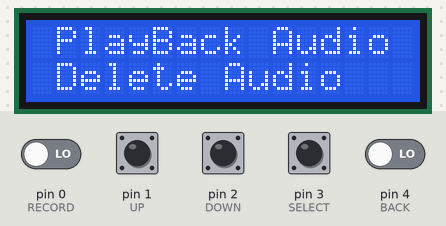
Bench run of a sketch on a simulated Arduino Uno, built with avr-gcc and run on an emulated ATmega328P. Parts: 16×2 character LCD. Inputs (shaded band) come from the test bench; at power-on: pin 0 (RECORD), pin 1 (UP), pin 2 (DOWN), pin 3 (SELECT), pin 4 (BACK) LOW.

Above: at 2.3 s.
2.4 s: pin 0 (RECORD) driven HIGH
At 2.62 s:
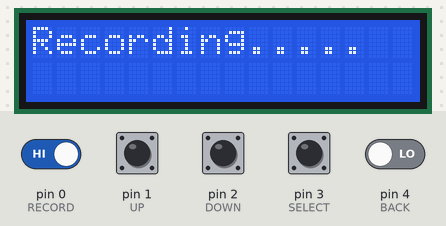
4.0 s: pin 0 (RECORD) driven LOW
At 4.8 s:
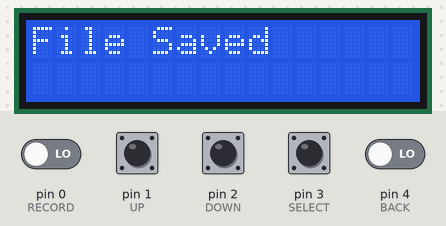
6.5 s: pin 1 (UP) pulled HIGH for 0.15 s
At 7.1 s:
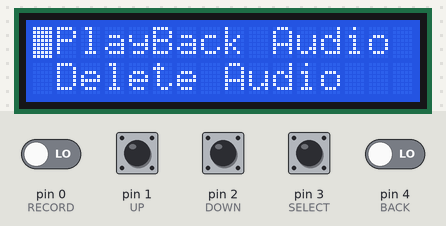
8.1 s: pin 3 (SELECT) pulled HIGH for 0.15 s
At 8.9 s:
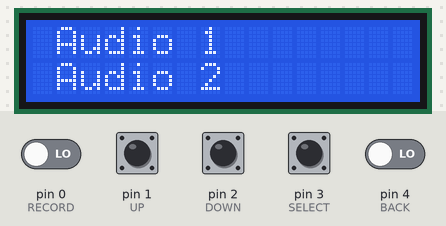
9.7 s: pin 2 (DOWN) pulled HIGH for 0.15 s
At 10.7 s:
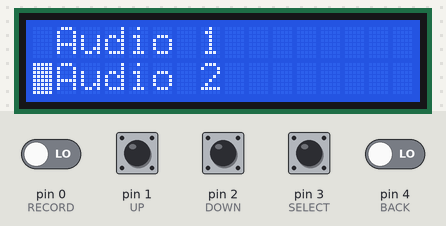
11.3 s: pin 3 (SELECT) pulled HIGH for 1 s
At 12.7 s:
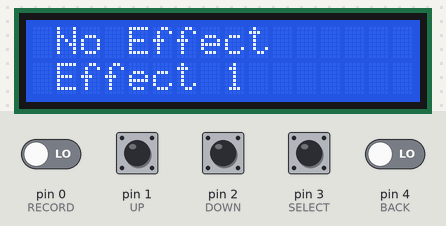
Timing chart, 0 to 14.3 s (numbered marks = the images above; inputs shaded):
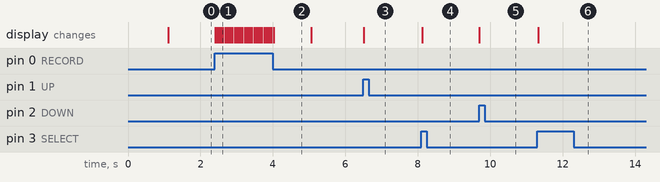

The sketch:

LCD_with_I2C_connector.ino
```cpp
#include <Wire.h>
#include <LiquidCrystal_I2C.h>

LiquidCrystal_I2C lcd(0x20,20,4);  // set the LCD address to 0x27 for a 16 chars and 2 line display

int RECORD = 0, UP = 1, DOWN = 2, SELECT = 3, BACK = 4;
int RECval, UPval, DOWNval, SELval, BACKval;
int Row = 0, Screen = 1;

void setup() {
  // put your setup code here, to run once:
  lcd.begin(16,2);
  pinMode (RECORD,INPUT);
  pinMode (UP,INPUT);
  pinMode (DOWN,INPUT);
  pinMode (SELECT,INPUT);
  pinMode (BACK,INPUT);
  lcd.print("Voice Recorder");
  delay(1000);
  Menu();
}

void loop() {
  // put your main code here, to run repeatedly:
  RECval = digitalRead(RECORD);
  UPval = digitalRead(UP);
  DOWNval = digitalRead(DOWN);
  SELval = digitalRead(SELECT);
  BACKval = digitalRead(BACK);

  Recording();
  Navigate();
  if (SELval == 1 and Screen == 1 and Row == 1){
    PlayBackAudio();
  }
  if (SELval == 1 and Screen == 1 and Row == 2){
    DeleteAudio();
  }
  PlayClipI();
  PlayClipII();
  DeleteClipI();
  DeleteClipII();
  Back();
}

void Recording(){
    if (RECval == 1){
    lcd.noBlink();
    while (RECval == 1){
      lcd.clear();
      lcd.print("Recording");
      for (int i = 0; i <= 4; i++) {
      lcd.print(".");
      delay(50);
      }
      RECval = digitalRead(RECORD);
      lcd.clear();
    }
    lcd.print("File Saved");
    delay(1000);
    Menu();
    Row = 0;
    Screen = 1;
  }
}

void Navigate(){
  if (UPval == 1){
    lcd.setCursor(0,0);
    lcd.blink();
    Row = 1;
  }

  if (DOWNval == 1){
    lcd.setCursor(0,1);
    lcd.blink();
    Row = 2;
  }
}

void Menu(){
    lcd.clear();
    lcd.noBlink();
    lcd.setCursor(1,0);
    lcd.print("PlayBack Audio");
    lcd.setCursor(1,1);
    lcd.print("Delete Audio");
    Screen = 1;
    Row = 0;
}

void PlayBackAudio(){
    lcd.clear();
    lcd.noBlink();
    lcd.setCursor(1,0);
    lcd.print("Audio 1");
    lcd.setCursor(1,1);
    lcd.print("Audio 2");
    Screen = 2;
    Row = 0;
}

void DeleteAudio(){
    lcd.clear();
    lcd.noBlink();
    lcd.setCursor(1,0);
    lcd.print("Audio 1");
    lcd.setCursor(1,1);
    lcd.print("Audio 2");
    Screen = 3;
    Row = 0;
}

void PlayClipI(){
  if (SELval == 1 and Row == 1 and Screen == 2){
    lcd.clear();
    lcd.noBlink();
    lcd.setCursor(1,0);
    lcd.print("No Effect");
    lcd.setCursor(1,1);
    lcd.print("Effect 1");
    Screen = 4;
    Row =0;
  }
  if (SELval == 1 and Row == 2 and Screen == 2){
    lcd.clear();
    lcd.noBlink();
    lcd.setCursor(1,0);
    lcd.print("No Effect");
    lcd.setCursor(1,1);
    lcd.print("Effect 1");
    Screen = 5;
    Row =0;
  }
}

void PlayClipII(){
  if (SELval == 1 and Row == 1 and Screen == 4){
    lcd.clear();
    lcd.noBlink();
    lcd.setCursor(1,0);
    lcd.print("Playing Audio 1");
  }
  if (SELval == 1 and Row == 2 and Screen == 4){
    lcd.clear();
    lcd.noBlink();
    lcd.setCursor(1,0);
    lcd.print("Playing Audio 1");
    lcd.setCursor(1,1);
    lcd.print("with Effect 1");
  }
  if (SELval == 1 and Row == 1 and Screen == 5){
    lcd.clear();
    lcd.noBlink();
    lcd.setCursor(1,0);
    lcd.print("Playing Audio 2");
  }
  if (SELval == 1 and Row == 2 and Screen == 5){
    lcd.clear();
    lcd.noBlink();
    lcd.setCursor(1,0);
    lcd.print("Playing Audio 2");
    lcd.setCursor(1,1);
    lcd.print("with Effect 1");
  }
}

void DeleteClipI(){
  if (SELval == 1 and Row != 0 and Screen == 3){
    lcd.clear();
    lcd.noBlink();
    lcd.setCursor(1,0);
    lcd.print("Press Select");
    lcd.setCursor(1,1);
    lcd.print("to delete");
    Screen = 6;
    Row = 0;
  }
}

void DeleteClipII(){
  if (SELval == 1 and Screen == 6){
    lcd.clear();
    lcd.noBlink();
    lcd.setCursor(1,0);
    lcd.print("Deleted");
    delay(1000);
    Menu();
  }
}

void Back(){
  if (BACKval == 1 and (Screen == 2 or Screen == 3)){
    Menu();
  }
  if (BACKval == 1 and (Screen == 4 or Screen == 5)){
    PlayBackAudio();
  }
}
```

Measured:
- after the input at 2.4 s, the display: first changes at once (image 1 shows a later state)
- after the input at 4.0 s, the display: changes at once (image 2)
- after the input at 6.5 s, the display: changes at once (image 3)
- after the input at 8.1 s, the display: changes at once (image 4)
- after the input at 9.7 s, the display: changes at once (image 5)
- after the input at 11.3 s, the display: changes at once (image 6)
- what the display in image 2 shows lasts 1.1 s, from 4.0 s to 5.1 s
